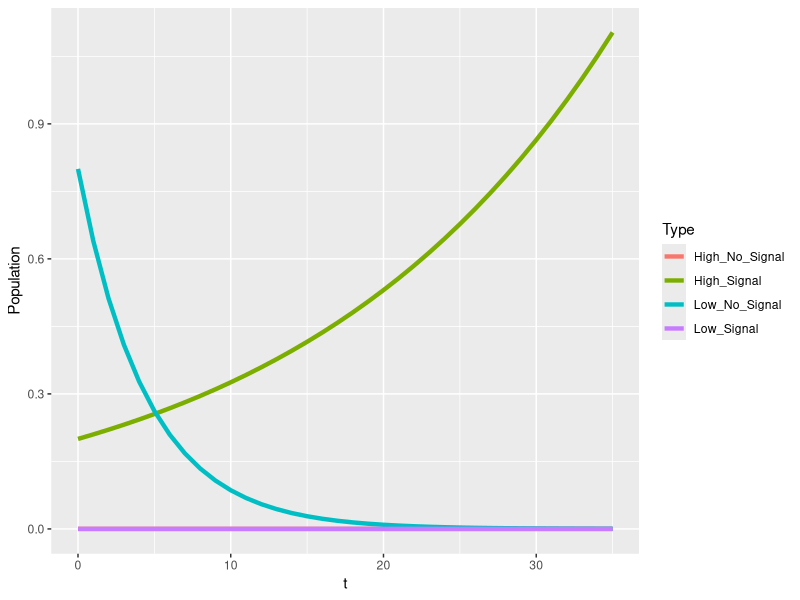
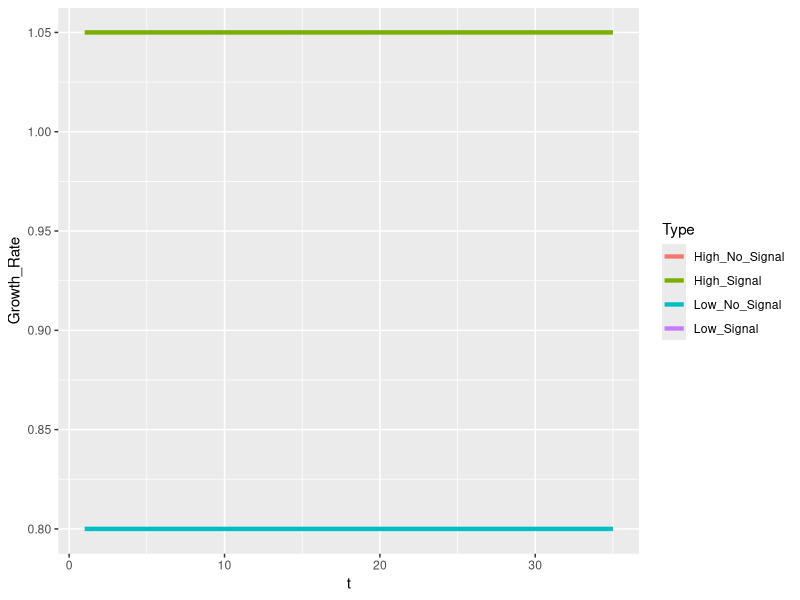
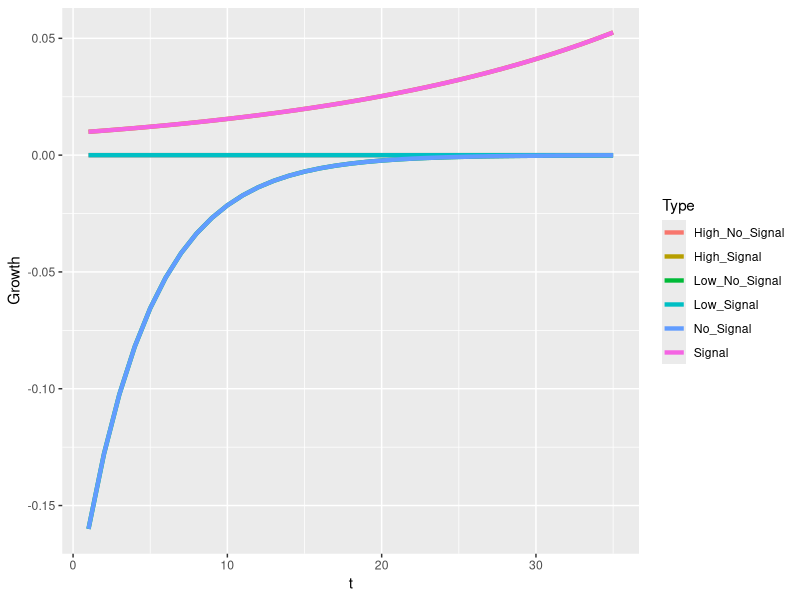
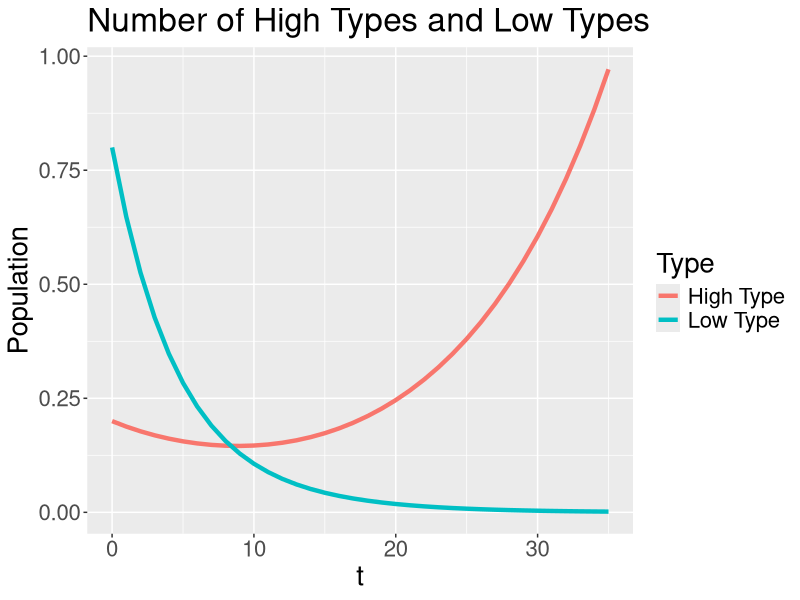
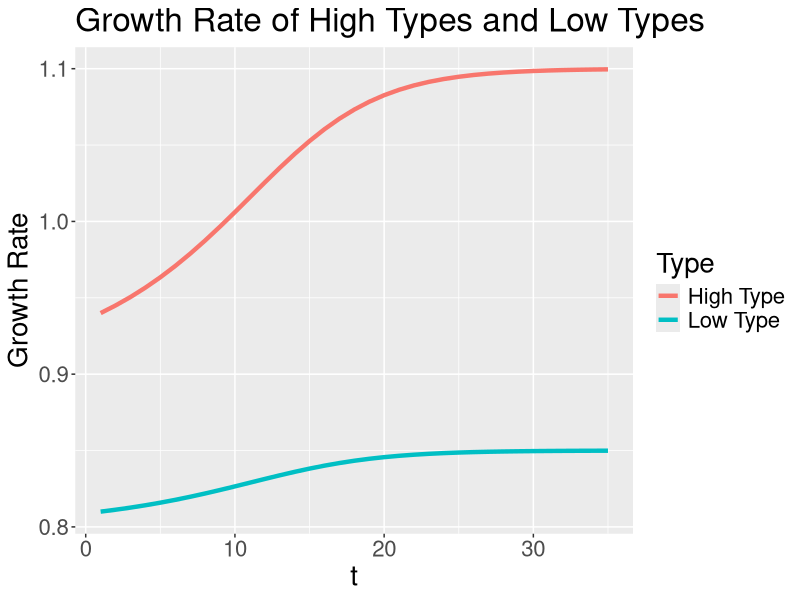
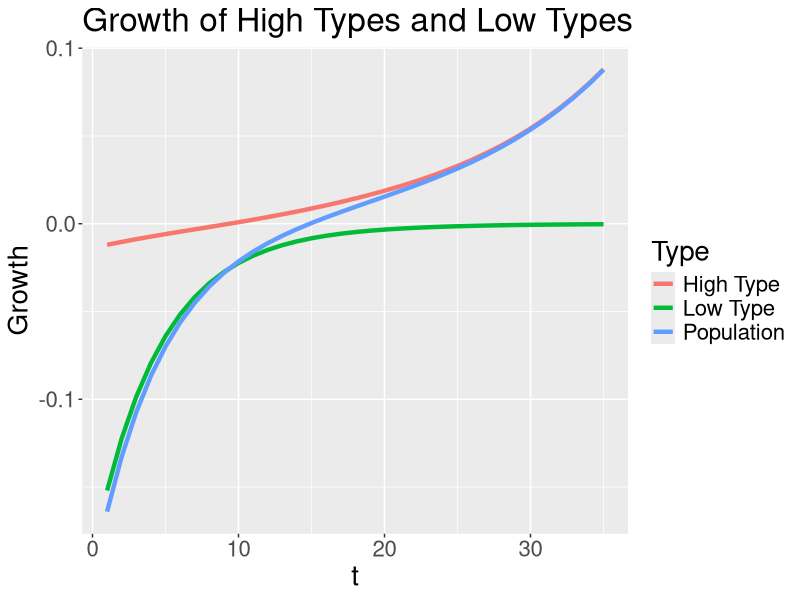
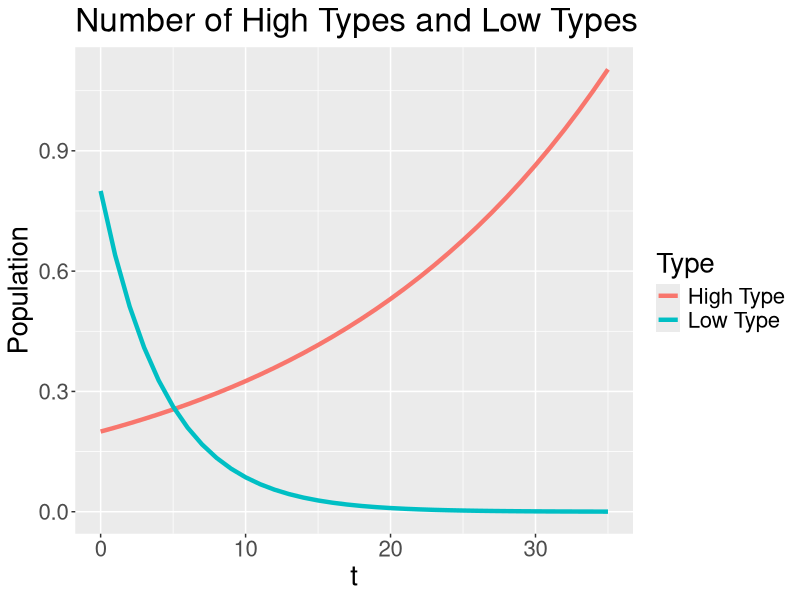
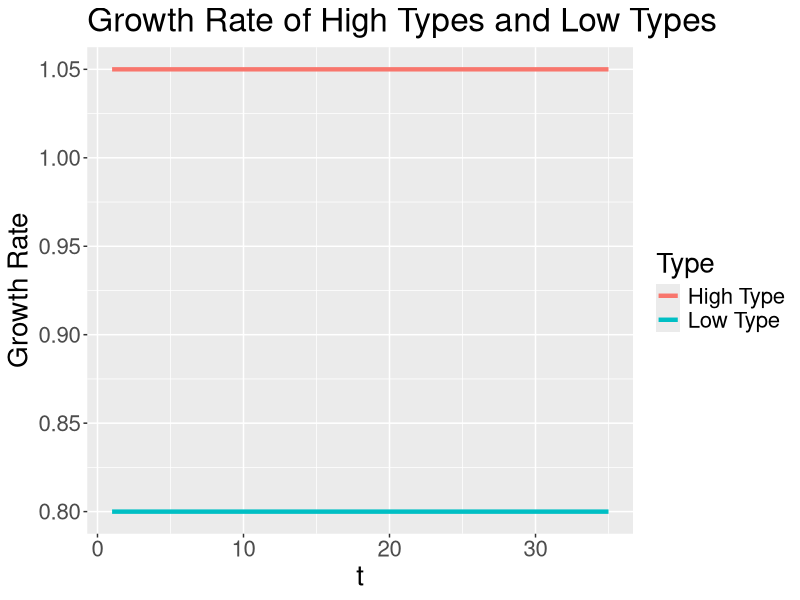

Source code (R) for these figures, in order:
library("tidyverse", "shiny", "stringr")

time = 35
vHH =1.1
vHL = .9
vLH = .85
vLL = .8
K = .05
ratio = .2
ratio_l = 0
ratio_h = 1
pop_grow = "Unbounded exponential growth"
#"Fixed population", "Unbounded exponential growth", "Logistic growth to capacity"
join_scenario = "Fight"
#"Fight", "Merge"
start = 5
beta = .2


evo = function(ratio, ratio_h, ratio_l, vHH, vHL, vLH, vLL, K, time, pop_grow){
  H_N = (1-ratio_h)*ratio
  H_S = ratio_h*ratio
  L_N = (1-ratio_l)*(1-ratio)
  L_S = ratio_l*(1-ratio)
  pop = data.frame(H_N,H_S,L_N,L_S)
  SHH = max(vHH - K, 0)
  SHL = max(vHL - K, 0)
  SLH = max(vLH - K, 0)
  SLL = max(vLL - K, 0)
  payoffs = data.frame(vHH,vHL,vLH,vLL,SHH,SHL,SLH,SLL)
  expected_payoffs = data.frame()
  for(i in 1:time){
    H_N = as.numeric(tail(pop,1)[1])
    H_S = as.numeric(tail(pop,1)[2])
    L_N = as.numeric(tail(pop,1)[3])
    L_S = as.numeric(tail(pop,1)[4])
    S_H = if(H_S+L_S>0){
      H_S/(H_S+L_S)} else {0}
    S_L = 1-S_H
    N_H = if(H_N+L_N>0){
      H_N/(H_N+L_N)} else {0}
    N_L = 1-N_H
    H_N_P = H_N*(N_H*as.numeric(payoffs[1])+N_L*as.numeric(payoffs[2]))
    H_S_P = H_S*(S_H*as.numeric(payoffs[5])+S_L*as.numeric(payoffs[6]))
    L_N_P = L_N*(N_H*as.numeric(payoffs[3])+N_L*as.numeric(payoffs[4]))
    L_S_P = L_S*(S_H*as.numeric(payoffs[7])+S_L*as.numeric(payoffs[8]))
    if (pop_grow == "Fixed population"){
      Total_P = H_N_P+H_S_P+L_N_P+L_S_P
      expected_payoffs1 = data.frame(High_No_Signal = H_N_P/(H_N*Total_P), High_Signal = H_S_P/(H_S*Total_P), Low_No_Signal = L_N_P/(L_N*Total_P), Low_Signal = L_S_P/(L_S*Total_P))
      H_N = H_N_P/Total_P
      H_S = H_S_P/Total_P
      L_N = L_N_P/Total_P
      L_S = L_S_P/Total_P
    }
    if (pop_grow == "Unbounded exponential growth") {
      expected_payoffs1 = data.frame(High_No_Signal = H_N_P/H_N, High_Signal = H_S_P/H_S, Low_No_Signal = L_N_P/L_N, Low_Signal = L_S_P/L_S)
      H_N = H_N_P
      H_S = H_S_P
      L_N = L_N_P
      L_S = L_S_P
    }
    pop1 = data.frame(H_N,H_S,L_N,L_S)
    pop = rbind(pop, pop1)
    expected_payoffs = rbind(expected_payoffs, expected_payoffs1)
  }
  
  growth = pop[2:(time+1),]-pop[1:time,]
  growth = growth %>%
    rename(High_No_Signal = H_N,
           High_Signal = H_S,
           Low_No_Signal = L_N,
           Low_Signal = L_S) %>%
    mutate(t = 1:time,
           Signal = High_Signal + Low_Signal,
           No_Signal = High_No_Signal + Low_No_Signal) %>%
    gather("No_Signal", "High_No_Signal", "Low_No_Signal", "Signal", "High_Signal", "Low_Signal", key = Type, value = "Growth")
  
  pop = pop %>%
    rename(High_No_Signal = H_N,
           High_Signal = H_S,
           Low_No_Signal = L_N,
           Low_Signal = L_S) %>%
    mutate(t = 0:time) %>%
    gather("High_No_Signal", "Low_No_Signal", "High_Signal", "Low_Signal", key = Type, value = "Population")
  
  expected_payoffs = expected_payoffs %>%
    mutate(t = 1:time) %>%
    gather("High_No_Signal", "Low_No_Signal", "High_Signal", "Low_Signal", key = Type, value = "Growth_Rate")
  list(pop, expected_payoffs, growth)
}

pop_evo = evo(ratio, ratio_h, ratio_l, vHH, vHL, vLH, vLL, K, time, pop_grow)[[1]]
rate_evo = evo(ratio, ratio_h, ratio_l, vHH, vHL, vLH, vLL, K, time, pop_grow)[[2]]
grow_evo = evo(ratio, ratio_h, ratio_l, vHH, vHL, vLH, vLL, K, time, pop_grow)[[3]]

ggplot(data = pop_evo, aes(x = t, y = Population, color = Type)) +
  geom_line(size = 1.5)

ggplot(data = rate_evo, aes(x = t, y = Growth_Rate, color = Type)) +
  geom_line(size = 1.5)

ggplot(data = grow_evo, aes(x = t, y = Growth, color = Type)) +
  geom_line(size = 1.5)


#make graphs for population evolution with no signaling

pop_evo = evo(ratio, 0, 0, vHH, vHL, vLH, vLL, K, time, pop_grow)[[1]]
rate_evo = evo(ratio, 0, 0, vHH, vHL, vLH, vLL, K, time, pop_grow)[[2]]
grow_evo = evo(ratio, 0, 0, vHH, vHL, vLH, vLL, K, time, pop_grow)[[3]]

pop_evo_NS = rbind(pop_evo[pop_evo$Type=="High_No_Signal",], pop_evo[pop_evo$Type=="Low_No_Signal",])
rate_evo_NS = rbind(rate_evo[rate_evo$Type=="High_No_Signal",], rate_evo[rate_evo$Type=="Low_No_Signal",])
grow_evo_NS = rbind(grow_evo[grow_evo$Type=="No_Signal",], grow_evo[grow_evo$Type=="High_No_Signal",], grow_evo[grow_evo$Type=="Low_No_Signal",])

pop_evo_NS$Type[pop_evo_NS$Type=="High_No_Signal"] = "High Type"
pop_evo_NS$Type[pop_evo_NS$Type=="Low_No_Signal"] = "Low Type"
rate_evo_NS$Type[rate_evo_NS$Type=="High_No_Signal"] = "High Type"
rate_evo_NS$Type[rate_evo_NS$Type=="Low_No_Signal"] = "Low Type"
grow_evo_NS$Type[grow_evo_NS$Type=="High_No_Signal"] = "High Type"
grow_evo_NS$Type[grow_evo_NS$Type=="Low_No_Signal"] = "Low Type"
grow_evo_NS$Type[grow_evo_NS$Type=="No_Signal"] = "Population"

ggplot(data = pop_evo_NS, aes(x = t, y = Population, color = Type)) +
  geom_line(size = 1.5) +
  theme(text = element_text(size = 20)) +
  ggtitle("Number of High Types and Low Types")

ggplot(data = rate_evo_NS, aes(x = t, y = Growth_Rate, color = Type)) +
  geom_line(size = 1.5) +
  theme(text = element_text(size = 20)) +
  labs(y = "Growth Rate") +
  ggtitle("Growth Rate of High Types and Low Types")

ggplot(data = grow_evo_NS, aes(x = t, y = Growth, color = Type)) +
  geom_line(size = 1.5) +
  theme(text = element_text(size = 20)) +
  ggtitle("Growth of High Types and Low Types")

#make graphs for population where only high type signals.

pop_evo = evo(ratio, 1, 0, vHH, vHL, vLH, vLL, K, time, pop_grow)[[1]]
rate_evo = evo(ratio, 1, 0, vHH, vHL, vLH, vLL, K, time, pop_grow)[[2]]
grow_evo = evo(ratio, 1, 0, vHH, vHL, vLH, vLL, K, time, pop_grow)[[3]]

grow_evo = grow_evo %>%
  pivot_wider(names_from = Type, values_from = Growth) %>%
  mutate(Signal = High_Signal+Low_No_Signal) %>%
  pivot_longer(!t, names_to = "Type", values_to = "Growth") %>%
  arrange(Type)

pop_evo_S = rbind(pop_evo[pop_evo$Type=="High_Signal",], pop_evo[pop_evo$Type=="Low_No_Signal",])
rate_evo_S = rbind(rate_evo[rate_evo$Type=="High_Signal",], rate_evo[rate_evo$Type=="Low_No_Signal",])
grow_evo_S = rbind(grow_evo[grow_evo$Type=="Signal",], grow_evo[grow_evo$Type=="High_Signal",], grow_evo[grow_evo$Type=="Low_No_Signal",])

pop_evo_S$Type[pop_evo_S$Type=="High_Signal"] = "High Type"
pop_evo_S$Type[pop_evo_S$Type=="Low_No_Signal"] = "Low Type"
rate_evo_S$Type[rate_evo_S$Type=="High_Signal"] = "High Type"
rate_evo_S$Type[rate_evo_S$Type=="Low_No_Signal"] = "Low Type"
grow_evo_S$Type[grow_evo_S$Type=="High_Signal"] = "High Type"
grow_evo_S$Type[grow_evo_S$Type=="Low_No_Signal"] = "Low Type"
grow_evo_S$Type[grow_evo_S$Type=="Signal"] = "Population"

ggplot(data = pop_evo_S, aes(x = t, y = Population, color = Type)) +
  geom_line(size = 1.5) +
  theme(text = element_text(size = 20)) +
  ggtitle("Number of High Types and Low Types")

ggplot(data = rate_evo_S, aes(x = t, y = Growth_Rate, color = Type)) +
  geom_line(size = 1.5) +
  theme(text = element_text(size = 20)) +
  labs(y = "Growth Rate") +
  ggtitle("Growth Rate of High Types and Low Types")

ggplot(data = grow_evo_S, aes(x = t, y = Growth, color = Type)) +
  geom_line(size = 1.5) +
  theme(text = element_text(size = 20)) +
  ggtitle("Growth of High Types and Low Types")

#Make graphs for competition between populations

